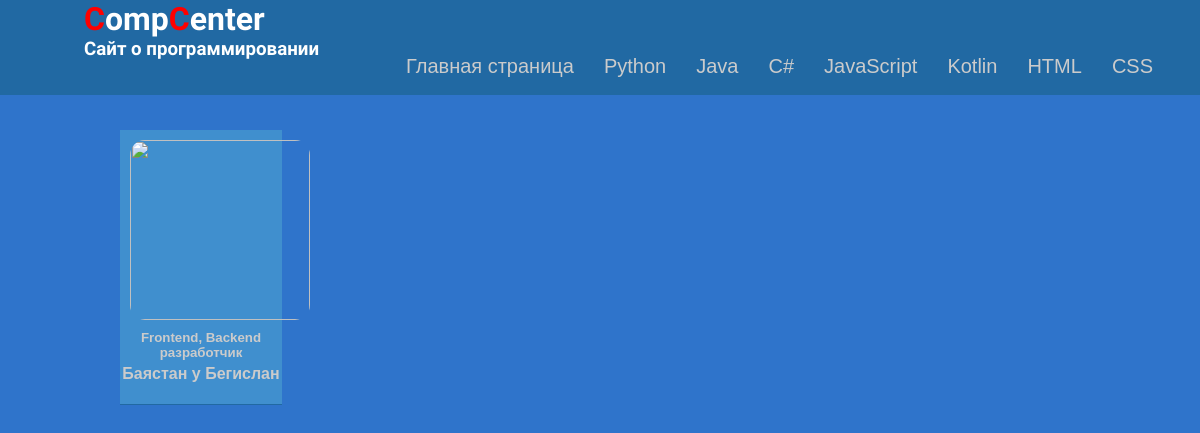
The app's page /html/, older data.
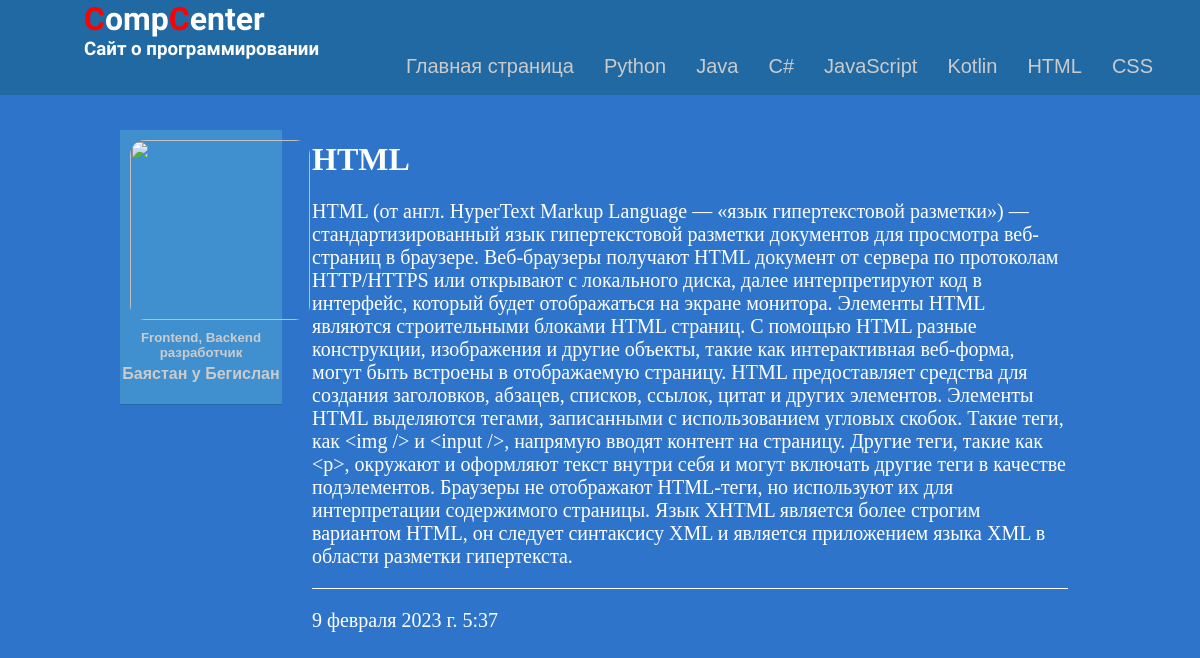
The same page, newer data.
### HTML/models.py (models this page shows, shortened)
class Html(models.Model):
    title = models.CharField(max_length=50, verbose_name="Название темы")
    text = models.TextField(verbose_name="Данные")
    date = models.DateTimeField(verbose_name="Дата")

### HTML/views.py (the view)
# urls.py: path('', html, name="html")
def html(request):
    jav = Html.objects.all
    return render(request, "ver.html", {'jav': jav})

### templates/ver.html (shortened to what this page needs)
{% extends "base.html" %}
{% block content %}
{% for el in jav %}
<div class="content_1">
    <div class="title_block">
        <h1 class="title">{{ el.title }}</h1>
        <p class="text">{{ el.text }}</div>
        <p class="text">{{ el.date }}</div>
{% endfor %}
    </div>
{% endblock %}

Row changes from the older to the newer data that the page shows:
added Html: title "HTML", text "HTML (от англ. HyperText Markup Language — «язык гипертекстовой разметки») — стандартизированный язык гипертекстовой разметки документов для просмотра веб-страниц в браузере. Веб-браузеры получают HTML документ от сервера по протоколам HTTP/HTTPS или открывают с локального диска, далее интерпретируют код в интерфейс, который будет отображаться на экране монитора. Элементы HTML являются строительными блоками HTML страниц. С помощью HTML разные конструкции, изображения и другие объекты, такие как интерактивная веб-форма, могут быть встроены в отображаемую страницу. HTML предоставляет средства для создания заголовков, абзацев, списков, ссылок, цитат и других элементов. Элементы HTML выделяются…", date "9 февраля 2023 г. 5:37"
